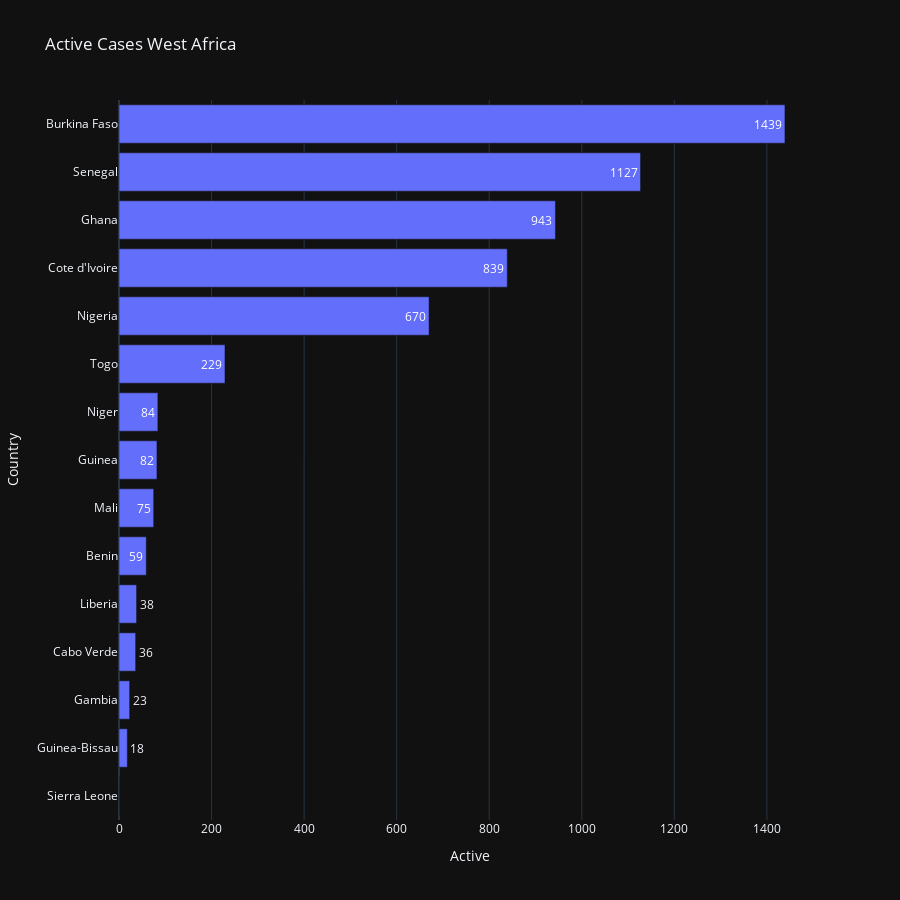

Source (notebook cell):
### Markdown cell above
## Graphique des cas actives

### Code cell
fig = px.bar(global_Activecases.sort_values('Active',ascending=False)[:20][::-1],x='Active',y='Country',title='Active Cases West Africa',text='Active', height=900, orientation='h')
fig.show()

### Figure 1 — Plotly figure (JSON) as saved in the notebook; plotly's stock layout.template omitted (floating-point values rounded to 4 significant figures)
{"data": [{"alignmentgroup": "True", "hoverlabel": {"namelength": 0}, "hovertemplate": "Active=%{text}<br>Country=%{y}", "legendgroup": "", "marker": {"color": "#636efa"}, "name": "", "offsetgroup": "", "orientation": "h", "showlegend": false, "text": [0, 18, 23, 36, 38, 59, 75, 82, 84, 229, 670, 839, 943, 1127, 1439], "textposition": "auto", "type": "bar", "x": [0, 18, 23, 36, 38, 59, 75, 82, 84, 229, 670, 839, 943, 1127, 1439], "xaxis": "x", "y": ["Sierra Leone", "Guinea-Bissau", "Gambia", "Cabo Verde", "Liberia", "Benin", "Mali", "Guinea", "Niger", "Togo", "Nigeria", "Cote d'Ivoire", "Ghana", "Senegal", "Burkina Faso"], "yaxis": "y"}], "layout": {"barmode": "relative", "height": 900, "legend": {"tracegroupgap": 0}, "title": {"text": "Active Cases West Africa"}, "xaxis": {"anchor": "y", "domain": [0, 1], "title": {"text": "Active"}}, "yaxis": {"anchor": "x", "domain": [0, 1], "title": {"text": "Country"}}}}
